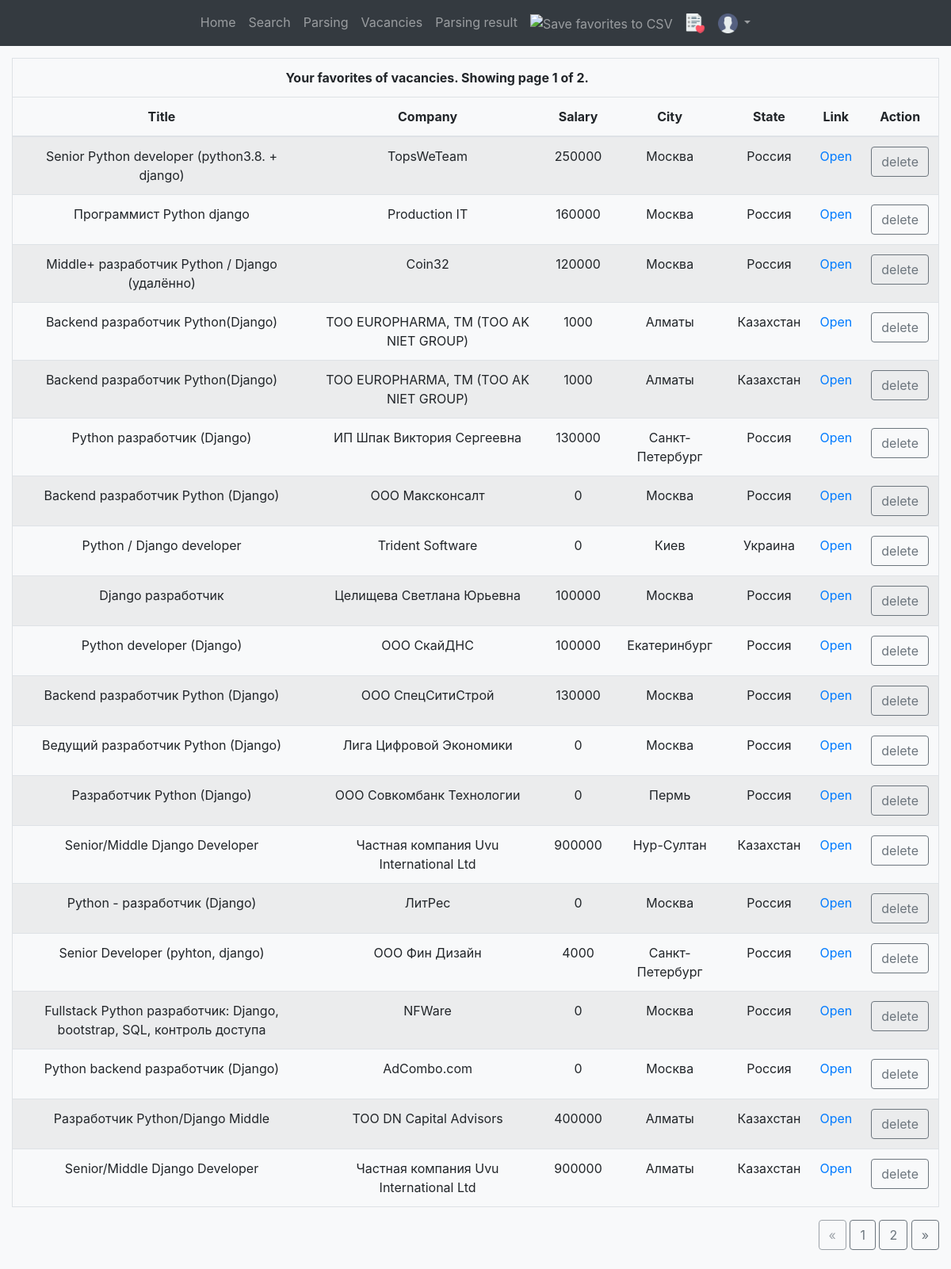
The page /vacancies/favorites (signed in) on the database its author committed.
### app/models.py (models this page shows)
class Job(db.Model):
    __tablename__ = 'Job'
    __searchable__ = ['title']
    __analyzer__ = StemmingAnalyzer()
    id = db.Column(db.Integer, primary_key=True)
    title = db.Column(db.String(80), nullable=False)
    company = db.Column(db.String(80), nullable=False)
    city = db.Column(db.String(80), nullable=False)
    state = db.Column(db.String(80), nullable=False)
    salary = db.Column(db.Integer, nullable=False)
    link = db.Column(db.String(80), nullable=False)
    source = db.Column(db.String(80), nullable=False)

### app/vacancies.py (the view)
@blueprint_vacancies.route('/favorites', methods=['GET', 'POST'])
@login_required
def favorites():
    vacancies_favorites = Favorite.query.filter_by(id_user=current_user.id)
    id_list = [v.id_vacancy for v in vacancies_favorites]
    jobs_filter = Job.query.filter(Job.id.in_(id_list))
    if len(id_list) > current_app.config['ROWS_PAGINATOR']:
        page = request.args.get('page', 1, type=int)
        jobs = jobs_filter.paginate(page=page, per_page=current_app.config['ROWS_PAGINATOR'])
        title = f'Favorites vacancies {page} page'
        paginate = True
    else:
        jobs = jobs_filter
        title = 'Favorites vacancies'
        paginate = False
    parametrs = {'paginate': paginate,
                 'jobs': jobs,
                 'param': False,
                 'url': 'blueprint_vacancies.favorites'}
    return render_template('vacancies/favorites.html', parametrs=parametrs, title=title)

### app/models.py (called while the page is built)
@login.user_loader
def user_loader(user_id):
    user = User.query.get(int(user_id))
    if user is None:
        return
    return user

    def is_administrator(self):
        if self.role_id == Role.query.filter_by(privilege=True).first().id:
            return True
        else:
            return False

### app/templates/vacancies/favorites.html (shortened to what this page needs)
{% extends 'base.html' %}
{% block FAVORITESPAGE %} active {% endblock %}
{% block save %}
    <li class="nav-item">
        <a class="nav-link" href="{{ url_for('blueprint_app.export', vacancies='favorites') }}">
            <img src="{{ url_for('static', filename='img/csv.png') }}" alt="Save favorites to CSV" vspace="0" align="center" height="25px">
        </a>
    </li>
{% endblock %}
{% block page_content %}
    <div class="container col-12" style="margin-top:15px;">
        <table class="table table-striped table-hover border">
            <thead>
            <tr>
                <td align="center" colspan="6">
                <b>Your favorites of vacancies{% if parametrs.paginate %}. Showing page {{ parametrs.jobs.page }} of {{ parametrs.jobs.pages }}.{% endif %}
                </b></td>
            </tr>
            <tr>
                <th>Title</th>
                <th>Company</th>
                <th>Salary</th>
                <th>City</th>
                <th>State</th>
                <th>Link</th>
                <th>Action</th>
            </tr>
            </thead>
            <tbody>
            {% if parametrs.paginate %}
                {% for job in parametrs.jobs.items %}
                    {% include 'vacancies/row_favorites.html' %}
                {% endfor %}
            {% else %}
                {% for job in parametrs.jobs %}
                    {% include 'vacancies/row_favorites.html' %}
                {% endfor %}
            {% endif %}
            </tbody>
        </table>
        {% if parametrs.paginate %}{% include 'base_paginator.html' %}{% endif %}
    </div><br>
{% endblock %}

### app/templates/vacancies/row_favorites.html
<tr>
    <td>{{ job.title }}</td>
    <td>{{ job.company }}</td>
    <td>{{ job.salary }}</td>
    <td>{{ job.city }}</td>
    <td>{{ job.state }}</td>
    <td><a href="{{ job.link }}" target="_blank">Open</a></td>
    <td>
        <input id="{{job.id}}"
               type="button"
               class="btn btn-outline-secondary"
               value="delete"
               onclick="delete_vacancy({{job.id}})">
    </td>
</tr>

### rows shown on the page
Job: title "Senior Python developer (python3.8. + django)", company "TopsWeTeam", salary "250000", city "Москва", state "Россия"
Job: title "Программист Python django", company "Production IT", salary "160000", city "Москва", state "Россия"
Job: title "Middle+ разработчик Python / Django (удалённо)", company "Coin32", salary "120000", city "Москва", state "Россия"
Job: title "Backend разработчик Python(Django)", company "ТОО EUROPHARMA, ТМ (ТОО AK NIET GROUP)", salary "1000", city "Алматы", state "Казахстан"
Job: title "Backend разработчик Python(Django)", company "ТОО EUROPHARMA, ТМ (ТОО AK NIET GROUP)", salary "1000", city "Алматы", state "Казахстан"
Job: title "Python разработчик (Django)", company "ИП Шпак Виктория Сергеевна", salary "130000", city "Санкт-Петербург", state "Россия"
Job: title "Backend разработчик Python (Django)", company "ООО Максконсалт", salary "0", city "Москва", state "Россия"
Job: title "Python / Django developer", company "Trident Software", salary "0", city "Киев", state "Украина"
Job: title "Django разработчик", company "Целищева Светлана Юрьевна", salary "100000", city "Москва", state "Россия"
Job: title "Python developer (Django)", company "ООО СкайДНС", salary "100000", city "Екатеринбург", state "Россия"
Job: title "Backend разработчик Python (Django)", company "ООО СпецСитиСтрой", salary "130000", city "Москва", state "Россия"
Job: title "Ведущий разработчик Python (Django)", company "Лига Цифровой Экономики", salary "0", city "Москва", state "Россия"
Job: title "Разработчик Python (Django)", company "ООО Совкомбанк Технологии", salary "0", city "Пермь", state "Россия"
Job: title "Senior/Middle Django Developer", company "Частная компания Uvu International Ltd", salary "900000", city "Нур-Султан", state "Казахстан"
Job: title "Python - разработчик (Django)", company "ЛитРес", salary "0", city "Москва", state "Россия"
Job: title "Senior Developer (pyhton, django)", company "ООО Фин Дизайн", salary "4000", city "Санкт-Петербург", state "Россия"
Job: title "Fullstack Python разработчик: Django, bootstrap, SQL, контроль доступа", company "NFWare", salary "0", city "Москва", state "Россия"
Job: title "Python backend разработчик (Django)", company "AdCombo.com", salary "0", city "Москва", state "Россия"
Job: title "Разработчик Python/Django Middle", company "ТОО DN Capital Advisors", salary "400000", city "Алматы", state "Казахстан"
Job: title "Senior/Middle Django Developer", company "Частная компания Uvu International Ltd", salary "900000", city "Алматы", state "Казахстан"

### other values the page prints
{{ parametrs.jobs.page }} "1"
{{ parametrs.jobs.pages }} "2"
{{ page_num }} "1"
{{ page_num }} "2"
